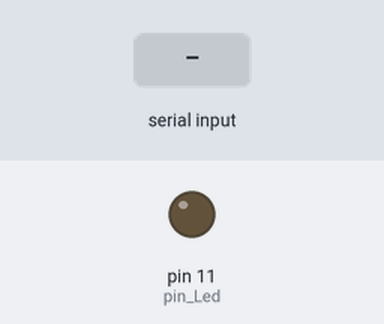
Simulated run of this sketch. Board: Arduino Uno, built with avr-gcc and run on an emulated ATmega328P. On the bench: output pins drawn as LEDs (lit = HIGH). Inputs (shaded band) come from the test bench.

Above: at 1.2 s.
1.3 s: "a" received over the second serial link
At 2.5 s:
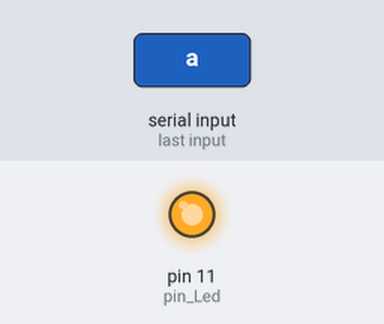
2.8 s: "s" received over the second serial link
At 3.6 s:
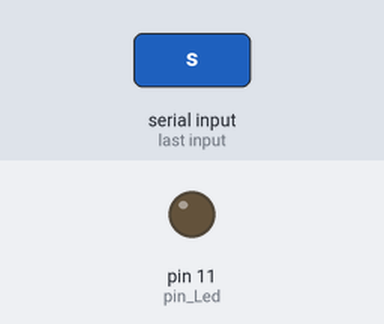
Timing chart, 0 to 5.8 s (numbered marks = the images above; inputs shaded):
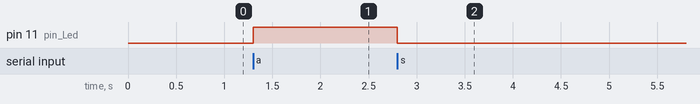

Measured:
- after the input at 1.3 s, pin 11 (pin_Led): LOW → HIGH at once
- after the input at 2.8 s, pin 11 (pin_Led): HIGH → LOW at once

The sketch:

WithLED.ino
```cpp
//---------라이브러리들--------

#include <SoftwareSerial.h>

//---------초기 선언들---------

//입출력 핀들
const int pin_Led = 11; //LED 제어할 핀

//변수들
int flag_led = LOW; //LED 제어 상태

//객체들
SoftwareSerial bluetooth0(2, 3); //블루투스와 연결할 핀

//---------기능 함수들---------

//---------메인 함수들---------
void setup() {

  //다음 핀들을 제어/감지 용도로 설정함
  pinMode(pin_Led, OUTPUT);
}

void loop() {

  bluetooth0.begin(9600);
  //LED에게 현재 제어상태를 적용함
  digitalWrite(pin_Led, flag_led);

  while (bluetooth0.available())//블루투스를 기다림
  {
    char c = bluetooth0.read();//블루투스가 보낸 값을 char로 저장함
    switch (c)
    {
      case 'a':
        flag_led = HIGH;
        break;
      case 's':
        flag_led = LOW;
        break;
    }
  }

}
```
